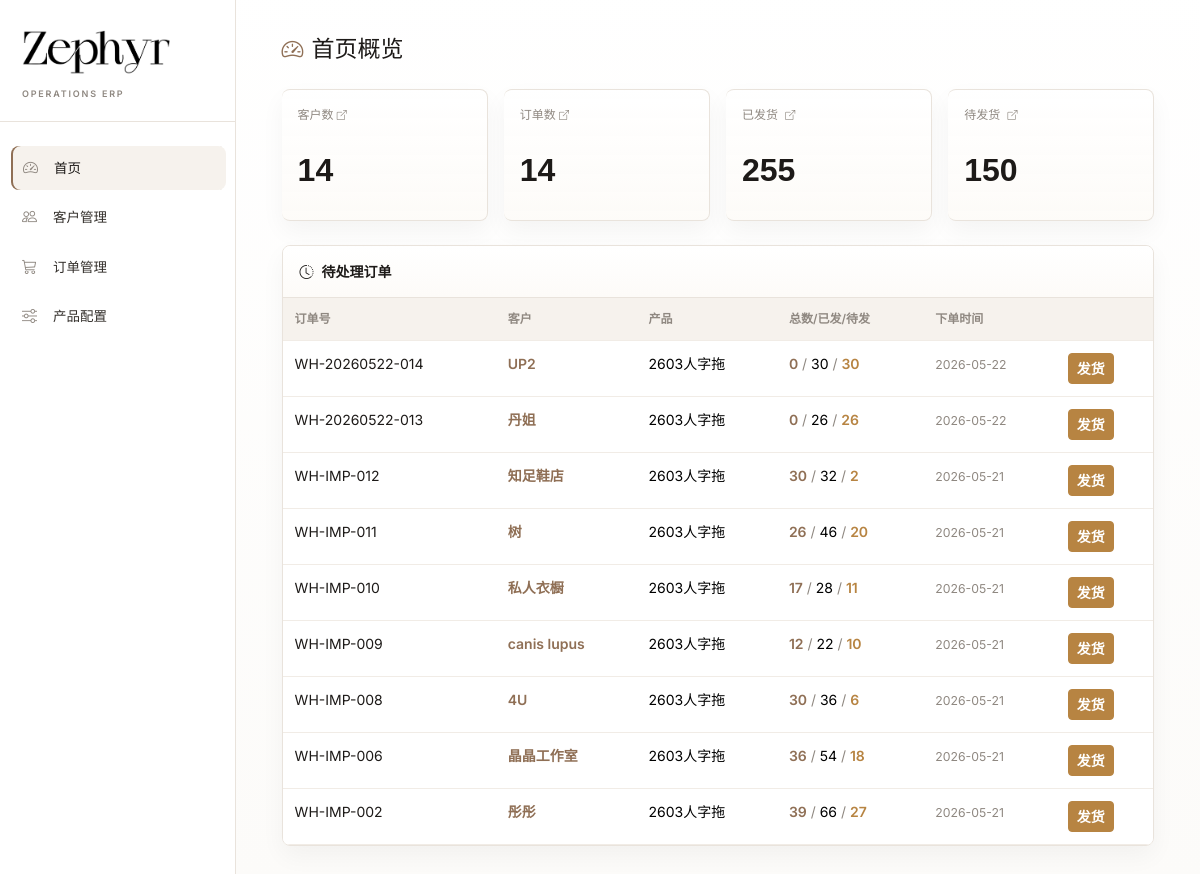
Before: / with the older database file.
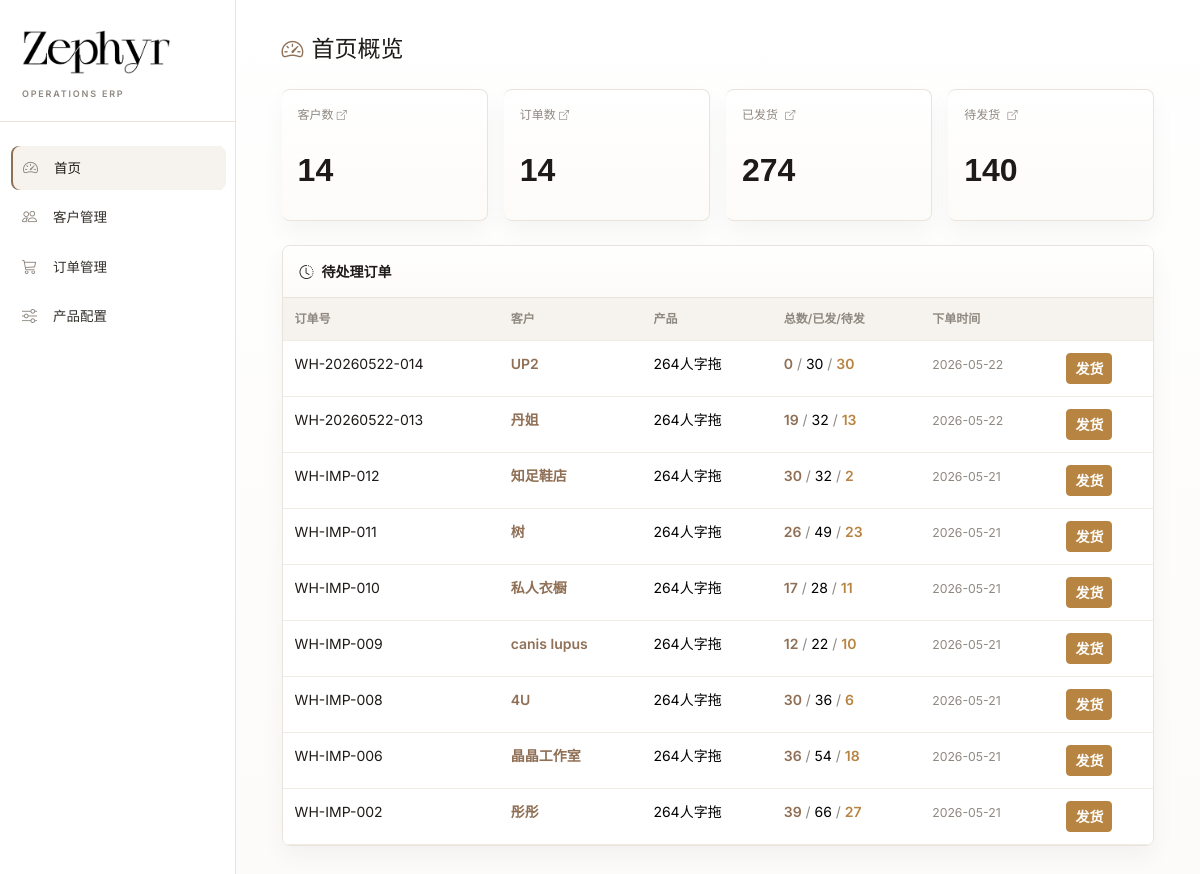
After: the same page with the newer database file.
### models.py (models this page shows, shortened)
class Order(db.Model):
    __tablename__ = 'orders'
    id = db.Column(db.Integer, primary_key=True)
    customer_id = db.Column(db.Integer, db.ForeignKey('customers.id'), nullable=False)
    product_id = db.Column(db.Integer, db.ForeignKey('products.id'), nullable=False)
    order_number = db.Column(db.String(50), unique=True, nullable=False)
    unit_price = db.Column(db.Float, default=0.0)
    total_qty = db.Column(db.Integer, default=0)
    total_shipped = db.Column(db.Integer, default=0)
    status = db.Column(db.String(20), default='pending')  # pending / partial / completed
    notes = db.Column(db.Text, default='')
    created_at = db.Column(db.DateTime, default=datetime.utcnow)
    updated_at = db.Column(db.DateTime, default=datetime.utcnow, onupdate=datetime.utcnow)
    lines = db.relationship('OrderLine', backref='order', lazy='dynamic',
                            cascade='all, delete-orphan')
    shipments = db.relationship('Shipment', backref='order', lazy='dynamic',
                                cascade='all, delete-orphan')
    @property
    def total_pending(self):
        return self.total_qty - self.total_shipped

class Product(db.Model):
    __tablename__ = 'products'
    id = db.Column(db.Integer, primary_key=True)
    name = db.Column(db.String(100), unique=True, nullable=False)  # 如: 2603人字拖
    image = db.Column(db.String(255), default='')
    is_active = db.Column(db.Boolean, default=True)
    created_at = db.Column(db.DateTime, default=datetime.utcnow)
    colors = db.relationship('ProductColor', backref='product', lazy='dynamic',
                             cascade='all, delete-orphan')
    sizes = db.relationship('ProductSize', backref='product', lazy='dynamic',
                            cascade='all, delete-orphan')
    orders = db.relationship('Order', backref='product', lazy='dynamic')

class Customer(db.Model):
    __tablename__ = 'customers'
    id = db.Column(db.Integer, primary_key=True)
    name = db.Column(db.String(100), unique=True, nullable=False)
    unit_price = db.Column(db.Float, default=0.0)
    notes = db.Column(db.Text, default='')
    created_at = db.Column(db.DateTime, default=datetime.utcnow)
    orders = db.relationship('Order', backref='customer', lazy='dynamic')

### app.py (the view)
@app.route('/')
def dashboard():
    customers_count = Customer.query.count()
    orders_total = Order.query.count()
    orders = Order.query.all()
    total_qty = sum(o.total_qty for o in orders)
    total_shipped = sum(o.total_shipped for o in orders)
    total_pending = sum(o.total_pending for o in orders)
    product = Product.query.filter_by(is_active=True).first()
    colors = []; sizes = []
    shipped_matrix = {}; pending_matrix = {}; order_matrix = {}
    if product:
        colors = product.colors.order_by(ProductColor.sort_order).all()
        sizes = product.sizes.order_by(ProductSize.sort_order).all()
    for o in orders:
        for line in o.lines.all():
            sm = shipped_matrix.setdefault(line.color, {})
            sm[line.size] = sm.get(line.size, 0) + line.shipped_qty
            pm = pending_matrix.setdefault(line.color, {})
            pm[line.size] = pm.get(line.size, 0) + line.pending_qty
            om = order_matrix.setdefault(line.color, {})
            om[line.size] = om.get(line.size, 0) + line.qty
    pending_orders = [o for o in orders if o.total_pending > 0]
    pending_orders.sort(key=lambda o: o.created_at, reverse=True)
    return render_template('dashboard.html',
                           customers_count=customers_count,
                           orders_total=orders_total,
                           total_qty=total_qty,
                           total_shipped=total_shipped,
                           total_pending=total_pending,
                           pending_orders=pending_orders[:10],
                           colors=colors, sizes=sizes,
                           shipped_matrix=shipped_matrix,
                           pending_matrix=pending_matrix,
                           order_matrix=order_matrix)

### models.py (called while the page is built)
    @property
    def pending_qty(self):
        return self.qty - self.shipped_qty

### templates/dashboard.html (shortened to what the changed rows need)
{% extends "base.html" %}
{% block content %}
<div class="row g-3 mb-4">
    <div class="col-6 col-md-3">
        <div class="card stat-card success p-3" style="cursor:pointer" data-bs-toggle="modal" data-bs-target="#globalShippedModal">
            <div class="stat-label">已发货 <i class="bi bi-box-arrow-up-right ms-1" style="font-size:10px"></i></div>
            <div class="stat-value">{{ total_shipped }}</div>
        </div>
    </div>
    <div class="col-6 col-md-3">
        <div class="card stat-card warning p-3" style="cursor:pointer" data-bs-toggle="modal" data-bs-target="#globalPendingModal">
            <div class="stat-label">待发货 <i class="bi bi-box-arrow-up-right ms-1" style="font-size:10px"></i></div>
            <div class="stat-value">{{ total_pending }}</div>
        </div>
    </div>
</div>
<div class="row">
    <div class="col-12">
        <div class="card">
            <div class="card-body p-0">
                {% if pending_orders %}
                <table class="table table-hover mb-0">
                    <thead class="table-light">
                        <tr>
                            <th>订单号</th>
                            <th>客户</th>
                            <th>产品</th>
                            <th>总数/已发/待发</th>
                            <th>下单时间</th>
                            <th></th>
                        </tr>
                    </thead>
                    <tbody>
                        {% for o in pending_orders %}
                        <tr class="dashboard-order-row" data-order-url="{{ url_for('order_detail', order_id=o.id) }}"
                            onclick="if (!event.target.closest('a, button')) window.location.href=this.dataset.orderUrl">
                            <td><a href="{{ url_for('order_detail', order_id=o.id) }}" class="text-decoration-none">{{ o.order_number }}</a></td>
                            <td>
                                <a href="{{ url_for('customer_detail', customer_id=o.customer.id) }}" class="text-decoration-none customer-link"
                                   onclick="event.stopPropagation()">{{ o.customer.name }}</a>
                            </td>
                            <td>{{ o.product.name }}</td>
                            <td>
                                <span class="text-success fw-bold">{{ o.total_shipped }}</span>
                                <span class="text-muted">/</span>
                                <span>{{ o.total_qty }}</span>
                                <span class="text-muted">/</span>
                                <span class="text-warning fw-bold">{{ o.total_pending }}</span>
                            </td>
                            <td><small class="text-muted">{{ o.created_at.strftime('%Y-%m-%d') }}</small></td>
                            <td>
                                <a href="{{ url_for('order_ship', order_id=o.id) }}" class="btn btn-sm btn-warning">发货</a>
                            </td>
                        </tr>
                        {% endfor %}
                    </tbody>
                </table>
                {% else %}
                <div class="text-center py-5 text-muted">
                    <i class="bi bi-check-circle-fill fs-1 text-success"></i>
                    <p class="mt-2">所有订单已处理完毕 🎉</p>
                </div>
                {% endif %}
            </div>
        </div>
    </div>
</div>
{% endblock %}

Changed rows visible on the page:
changed through a linked row, Order "WH-20260522-014": product.name "2603人字拖" → "264人字拖"
changed Order "WH-20260522-013": product.name "2603人字拖" → "264人字拖"; total_shipped "0" → "19"; total_qty "26" → "32"; total_pending "26" → "13"
changed through a linked row, Order "WH-IMP-012": product.name "2603人字拖" → "264人字拖"
changed Order "WH-IMP-011": product.name "2603人字拖" → "264人字拖"; total_qty "46" → "49"; total_pending "20" → "23"
changed through a linked row, Order "WH-IMP-010": product.name "2603人字拖" → "264人字拖"
changed through a linked row, Order "WH-IMP-009": product.name "2603人字拖" → "264人字拖"
changed through a linked row, Order "WH-IMP-008": product.name "2603人字拖" → "264人字拖"
changed through a linked row, Order "WH-IMP-006": product.name "2603人字拖" → "264人字拖"
changed through a linked row, Order "WH-IMP-002": product.name "2603人字拖" → "264人字拖"
Other visible differences:
{{ total_shipped }}: "255" → "274"
{{ total_pending }}: "150" → "140"
